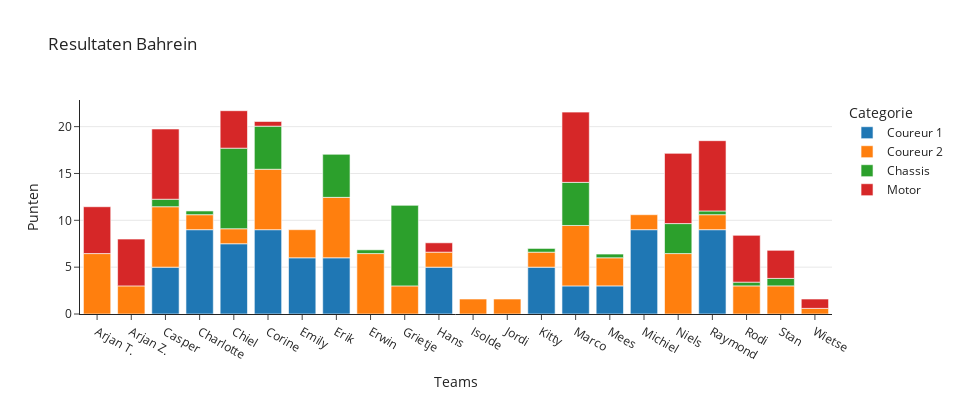

Notebook cell for this chart:
### Code cell
df_bahrein = df.loc[df['race']=='Bahrein']
df_bahrein = df_bahrein.sort_values(by="team")
fig = px.histogram(df_bahrein, x="team", y="score", color="cat",
            title="Resultaten Bahrein",
            width=fig_width, height=400,
            labels={ "score" : "Score", "cat" : "Categorie", "team" : "Teams" },
            template="simple_white")

fig.update_yaxes(showgrid=True)
fig.update_layout(yaxis_title="Punten")

series_name = ["Coureur 1", "Coureur 2", "Chassis", "Motor"]
for idx, name in enumerate(series_name):
    fig.data[idx].name = name
    fig.data[idx].hovertemplate=name + "<br>Punten = %{y}<extra></extra>"
#    fig.data[idx].hovertemplate = name

if fig_write:
    fig.write_html("resultaten_bahrein.html")
fig.show()

### Figure 1 — Plotly figure (JSON) as saved in the notebook; plotly's stock layout.template omitted (floating-point values rounded to 4 significant figures)
{"data": [{"alignmentgroup": "True", "bingroup": "x", "histfunc": "sum", "hovertemplate": "Coureur 1<br>Punten = %{y}<extra></extra>", "legendgroup": "coureur1", "marker": {"color": "#1F77B4", "pattern": {"shape": ""}}, "name": "Coureur 1", "offsetgroup": "coureur1", "orientation": "v", "showlegend": true, "type": "histogram", "x": ["Arjan T.", "Arjan Z.", "Casper", "Charlotte", "Chiel", "Corine", "Emily", "Erik", "Erwin", "Grietje", "Hans", "Isolde", "Jordi", "Kitty", "Marco", "Mees", "Michiel", "Niels", "Raymond", "Rodi", "Stan", "Wietse"], "xaxis": "x", "y": [0, 0, 5, 9, 7.5, 9, 6, 6, 0, 0, 5, 0, 0, 5, 3, 3, 9, 0, 9, 0, 0, 0], "yaxis": "y"}, {"alignmentgroup": "True", "bingroup": "x", "histfunc": "sum", "hovertemplate": "Coureur 2<br>Punten = %{y}<extra></extra>", "legendgroup": "motor", "marker": {"color": "#FF7F0E", "pattern": {"shape": ""}}, "name": "Coureur 2", "offsetgroup": "motor", "orientation": "v", "showlegend": true, "type": "histogram", "x": ["Arjan T.", "Arjan Z.", "Casper", "Charlotte", "Chiel", "Corine", "Emily", "Erik", "Erwin", "Grietje", "Hans", "Isolde", "Jordi", "Kitty", "Marco", "Mees", "Michiel", "Niels", "Raymond", "Rodi", "Stan", "Wietse"], "xaxis": "x", "y": [6.45, 3, 6.45, 1.6, 1.6, 6.45, 3, 6.45, 6.45, 3, 1.6, 1.6, 1.6, 1.6, 6.45, 3, 1.6, 6.45, 1.6, 3, 3, 0.6], "yaxis": "y"}, {"alignmentgroup": "True", "bingroup": "x", "histfunc": "sum", "hovertemplate": "Chassis<br>Punten = %{y}<extra></extra>", "legendgroup": "chassis", "marker": {"color": "#2CA02C", "pattern": {"shape": ""}}, "name": "Chassis", "offsetgroup": "chassis", "orientation": "v", "showlegend": true, "type": "histogram", "x": ["Arjan T.", "Arjan Z.", "Casper", "Charlotte", "Chiel", "Corine", "Emily", "Erik", "Erwin", "Grietje", "Hans", "Isolde", "Jordi", "Kitty", "Marco", "Mees", "Michiel", "Niels", "Raymond", "Rodi", "Stan", "Wietse"], "xaxis": "x", "y": [0, 0, 0.8, 0.4, 8.6, 4.6, 0, 4.6, 0.4, 8.6, 0, 0, 0, 0.4, 4.6, 0.4, 0, 3.2, 0.4, 0.4, 0.8, 0], "yaxis": "y"}, {"alignmentgroup": "True", "bingroup": "x", "histfunc": "sum", "hovertemplate": "Motor<br>Punten = %{y}<extra></extra>", "legendgroup": "coureur2", "marker": {"color": "#D62728", "pattern": {"shape": ""}}, "name": "Motor", "offsetgroup": "coureur2", "orientation": "v", "showlegend": true, "type": "histogram", "x": ["Arjan T.", "Arjan Z.", "Casper", "Charlotte", "Chiel", "Corine", "Emily", "Erik", "Erwin", "Grietje", "Hans", "Isolde", "Jordi", "Kitty", "Marco", "Mees", "Michiel", "Niels", "Raymond", "Rodi", "Stan", "Wietse"], "xaxis": "x", "y": [5, 5, 7.5, 0, 4, 0.5, 0, 0, 0, 0, 1, 0, 0, 0, 7.5, 0, 0, 7.5, 7.5, 5, 3, 1], "yaxis": "y"}], "layout": {"barmode": "relative", "height": 400, "legend": {"title": {"text": "Categorie"}, "tracegroupgap": 0}, "title": {"text": "Resultaten Bahrein"}, "width": 960, "xaxis": {"anchor": "y", "domain": [0, 1], "title": {"text": "Teams"}}, "yaxis": {"anchor": "x", "domain": [0, 1], "showgrid": true, "title": {"text": "Punten"}}}}
